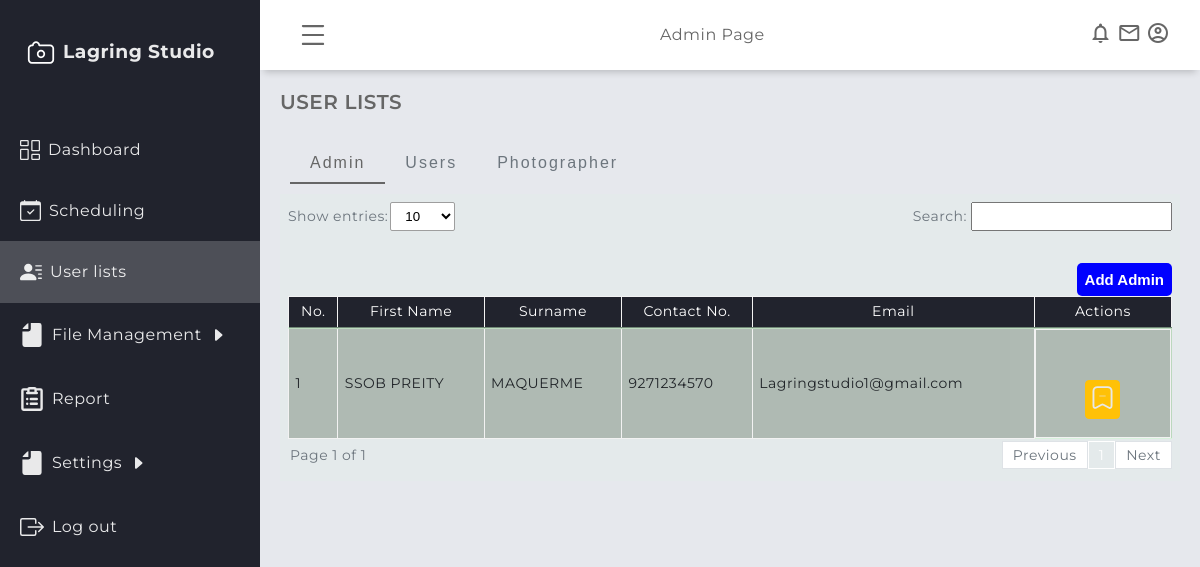
/admin/user_list.php (signed in), run on an earlier commit of the app's database.
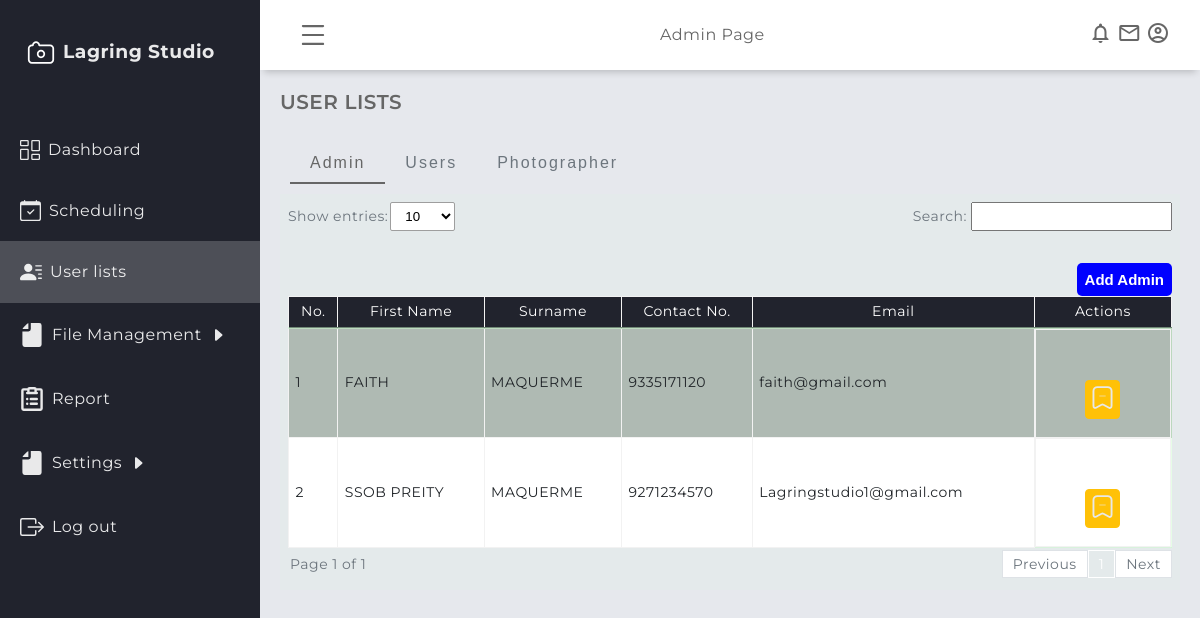
And on a later commit of the database.
### tables this page shows
CREATE TABLE IF NOT EXISTS `users` (
  `user_id` int NOT NULL AUTO_INCREMENT,
  `firstname` varchar(200) NOT NULL,
  `middlename` varchar(200) NOT NULL,
  `surname` varchar(200) NOT NULL,
  `registration_date` datetime NOT NULL DEFAULT CURRENT_TIMESTAMP,
  `contact` bigint NOT NULL,
  `email` varchar(200) NOT NULL,
  `password` varchar(200) NOT NULL,
  `role` varchar(250) NOT NULL,
  PRIMARY KEY (`user_id`)
);

### admin/user_list.php (the view, shortened to what the changed rows need)
<?php include('session.php'); ?>
<!DOCTYPE html>
<html lang="en">
    <head>
        <link rel="stylesheet" href="../assets/admin/css/dashboardcontainer.css" />
        <link rel="stylesheet" href="../assets/global/css/design.css" />
        <link rel="stylesheet" href="../assets/global/css/table.css" />
        <link rel="stylesheet" href="../assets/global/css/global.css" />
        <link rel="stylesheet" href="../assets/admin/css/services.css" />
    </head>
    <body>
        <div class="grid-container">
            <main class="main-container">
                <div class="container bg-dirty py-2 my-0 px-2">
                    <div class= "showAndSearch  text-secondary align-items-center mb-1">
                        <div id="table1" class="table-group-container active">
                            <table id="table1" class="table table-striped table-bordered w-100">
                                <thead>
                                    <tr>
                                        <th>No.</th>
                                        <th>First Name</th>
                                        <th>Surname</th>
                                        <th>Contact No.</th>
                                        <th>Email</th>
                                        <th>Actions</th>
                                    </tr>
                                </thead>
                                <tbody>
                                <?php
                                    $i = 1;
                                    $sql = mysqli_query($connection, "SELECT * FROM users WHERE role = 'ADMIN' ORDER BY firstname ASC") or die(mysqli_error($connection));
                                    if (mysqli_num_rows($sql) > 0) {
                                    while ($row = mysqli_fetch_array($sql)) {
                                        $fname = $row['firstname'];
                                        $lname = $row['surname'];
                                        $contact = $row['contact'];
                                        $email = $row['email'];
                                    ?>
                                    <tr>
                                        <td><?php echo $i++ ?></td>
                                        <td><?php echo strtoupper($fname);?></td>
                                        <td><?php echo strtoupper($lname);?></td>
                                        <td><?php echo $contact; ?></td>
                                        <td><?php echo $email; ?></td>
                                        <td class="justify-space-evenly">
                                            <a
                                                href="#"
                                                rel="tooltip"
                                                title="archive"
                                                class="modal-trigger"
                                                data-modal-id="<?php echo 'archive_announcements'; ?>">
                                                    <button class="p-1 m-1 btn btn-warning">
                                                    </button>
                                            </a>
                                        </td>
                                    </tr>
                                    <?php
                                    }}
                                    else {echo '<tr><td colspan="6" style="text-align: center;">No records found.</td></tr>';}
                                ?>
                                </tbody>
                            </table>
                        </div>
                    </div>
                </div>
            </main>
        </div>
    </body>
</html>

What changed in the data, as far as the page shows it:
added users: firstname "FAITH", surname "MAQUERME", contact "9335171120", email "faith@gmail.com"
